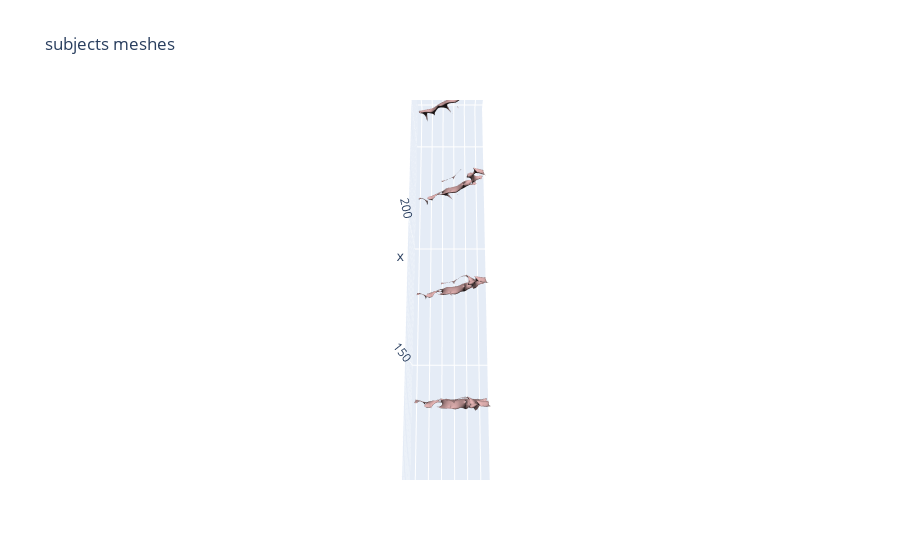

The cell this chart's notebook holds for it:
### Markdown cell above
#### Visualization of average crops of both clusters

### Code cell
fig = cld.draw(shifted_SPAM_meshes)
ma.plot.brochette_layout(fig, "subjects meshes")

### Figure 1 — Plotly figure (JSON) as saved in the notebook; plotly's stock layout.template omitted (floating-point values rounded to 4 significant figures; data arrays with more than 128 entries replaced by an {"elided": "..."} marker saying what was removed)
{"data": [{"color": "rgb(255,200,200)", "i": {"elided": "3740 int values"}, "j": {"elided": "3740 int values"}, "k": {"elided": "3740 int values"}, "lighting": {"ambient": 0.1}, "lightposition": {"x": 0, "y": 0, "z": 0}, "name": "4.114712777137756", "opacity": 1, "type": "mesh3d", "x": {"elided": "1870 float values"}, "y": {"elided": "1870 float values"}, "z": {"elided": "1870 float values"}}, {"color": "rgb(255,200,200)", "i": {"elided": "3544 int values"}, "j": {"elided": "3544 int values"}, "k": {"elided": "3544 int values"}, "lighting": {"ambient": 0.1}, "lightposition": {"x": 0, "y": 0, "z": 0}, "name": "6.2572357463836665", "opacity": 1, "type": "mesh3d", "x": {"elided": "1776 float values"}, "y": {"elided": "1776 float values"}, "z": {"elided": "1776 float values"}}, {"color": "rgb(255,200,200)", "i": {"elided": "3430 int values"}, "j": {"elided": "3430 int values"}, "k": {"elided": "3430 int values"}, "lighting": {"ambient": 0.1}, "lightposition": {"x": 0, "y": 0, "z": 0}, "name": "8.399758715629577", "opacity": 1, "type": "mesh3d", "x": {"elided": "1717 float values"}, "y": {"elided": "1717 float values"}, "z": {"elided": "1717 float values"}}, {"color": "rgb(255,200,200)", "i": {"elided": "3344 int values"}, "j": {"elided": "3344 int values"}, "k": {"elided": "3344 int values"}, "lighting": {"ambient": 0.1}, "lightposition": {"x": 0, "y": 0, "z": 0}, "name": "10.542281684875487", "opacity": 1, "type": "mesh3d", "x": {"elided": "1674 float values"}, "y": {"elided": "1674 float values"}, "z": {"elided": "1674 float values"}}, {"color": "rgb(255,200,200)", "i": {"elided": "3456 int values"}, "j": {"elided": "3456 int values"}, "k": {"elided": "3456 int values"}, "lighting": {"ambient": 0.1}, "lightposition": {"x": 0, "y": 0, "z": 0}, "name": "12.684804654121399", "opacity": 1, "type": "mesh3d", "x": {"elided": "1744 float values"}, "y": {"elided": "1744 float values"}, "z": {"elided": "1744 float values"}}], "layout": {"legend": {"itemsizing": "constant"}, "scene": {"aspectmode": "data", "aspectratio": {"x": 1, "y": 5, "z": 1}, "camera": {"eye": {"x": -0.8, "y": 0, "z": 3}}}, "title": {"text": "subjects meshes"}, "yaxis": {"range": [0, 100]}}}
